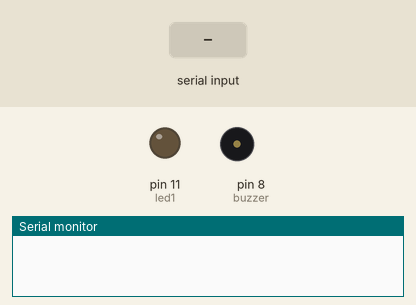
Recording of a sketch running on a simulated Arduino Mega 2560, built with avr-gcc and run on an emulated ATmega2560. Shown: output pins drawn as LEDs (lit = HIGH), buzzer (waves = sounding), the last lines printed to the serial monitor. The test bench sets the inputs (shaded band).

Above: at 1.2 s.
1.3 s: "0" received over the second serial link
At 1.55 s:
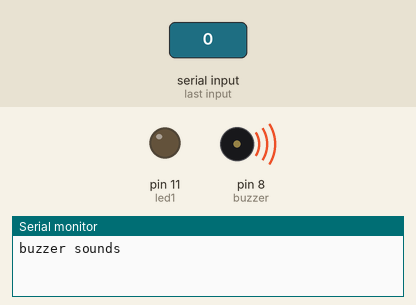
3.3 s: "1" received over the second serial link
At 4.4 s:
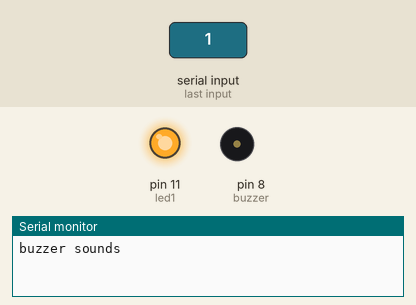
Timing chart, 0 to 6.3 s (numbered marks = the images above; inputs shaded):
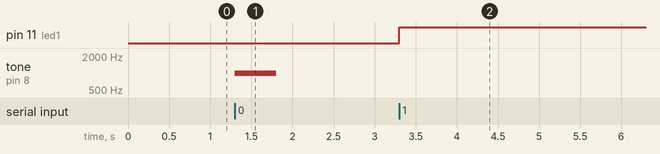

Measured:
- after the input at 1.3 s, tone on pin 8 (buzzer): silent → 1000 Hz at once, → silent 0.50 s later
- after the input at 3.3 s, pin 11 (led1): LOW → HIGH at once

The sketch:

Lab2b.ino
```cpp
/*
  Bluetooth communication

  By putting Serial this will print the messages in the serial monitor
  By putting Serial1 this will print the messages in putty window

  Was unsure what you wanted for task 14 of the lab but I understand how to display the message in
  the arduino program and external program like putty.
 */
int led1 = 11;                          // Use digital pin 11 for the led
char inVal;                             // Use this to read a character from the serial port
int led = 9;
int buzzer = 8;

/****************************************************************************************************************************/

void setup()
{
  pinMode(led1, OUTPUT);                // Initialise digital pin for the LED
  Serial.begin(115200);                // Set the Baudrate to 115200 on putty as well (note which serial port)
  Serial1.begin(115200);
}

/***************************************************************************************************************************/

void loop()
{
  if (Serial1.available()>0)            // Will only read the serial when something is entered (have to enter the x twice to stop)
    {
    inVal=Serial1.read();               // Reads data from the serial port

    if(inVal == '1')                    // If you enter 1 the  first LED will turn on then off
    {
      digitalWrite(led1, HIGH);         // Turns the LED 1 on
      digitalWrite(9, HIGH);         // Turns the LED 1 on
      Serial1.println("You entered 1"); // Prints out this message
      delay(20000);                      // Wait for 2 seconds

    }

   else                                 // If there is no input from the serial line, turn the LED's off and displays a message
  {
      tone (buzzer, 1000,500);
       Serial.println("buzzer sounds");
      digitalWrite(led1, LOW);
      Serial1.println("Waiting for command.......");
      delay(2000);
  }
}
}

/*********************************************************************************************************************************/
```
